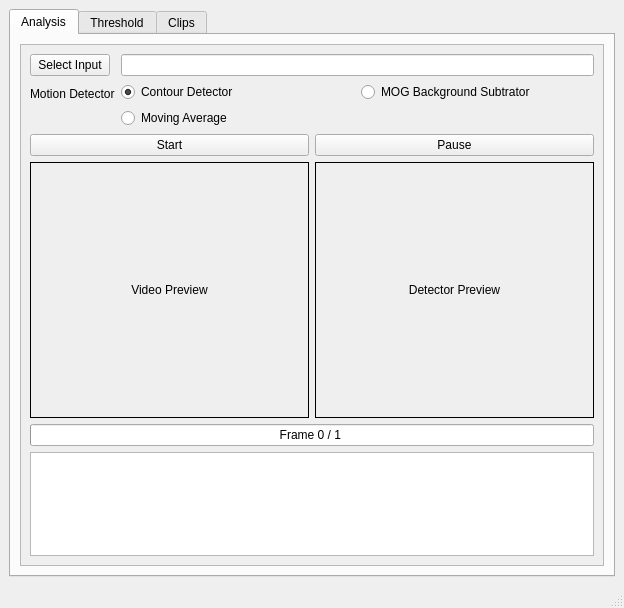
<?xml version="1.0" encoding="UTF-8"?>
<ui version="4.0">
 <class>Main</class>
 <widget class="QMainWindow" name="Main">
  <property name="geometry">
   <rect>
    <x>0</x>
    <y>0</y>
    <width>624</width>
    <height>608</height>
   </rect>
  </property>
  <property name="windowTitle">
   <string>MainWindow</string>
  </property>
  <widget class="QWidget" name="centralwidget">
   <layout class="QGridLayout" name="gridLayout">
    <item row="0" column="0">
     <widget class="QTabWidget" name="tabs">
      <property name="currentIndex">
       <number>0</number>
      </property>
      <widget class="QWidget" name="tab_analysis">
       <attribute name="title">
        <string>Analysis</string>
       </attribute>
       <layout class="QGridLayout" name="gridLayout_2">
        <item row="0" column="0">
         <widget class="QScrollArea" name="scrollArea">
          <property name="widgetResizable">
           <bool>true</bool>
          </property>
          <widget class="QWidget" name="scrollAreaWidgetContents_2">
           <property name="geometry">
            <rect>
             <x>0</x>
             <y>0</y>
             <width>582</width>
             <height>499</height>
            </rect>
           </property>
           <layout class="QVBoxLayout" name="verticalLayout_3">
            <item>
             <layout class="QFormLayout" name="formLayout_3">
              <item row="0" column="0">
               <widget class="QPushButton" name="btn_infile">
                <property name="acceptDrops">
                 <bool>false</bool>
                </property>
                <property name="text">
                 <string>Select Input</string>
                </property>
               </widget>
              </item>
              <item row="0" column="1">
               <widget class="QLineEdit" name="le_infile"/>
              </item>
              <item row="1" column="0">
               <widget class="QLabel" name="label_5">
                <property name="text">
                 <string>Motion Detector</string>
                </property>
               </widget>
              </item>
              <item row="1" column="1">
               <layout class="QGridLayout" name="gridLayout_4">
                <item row="0" column="0">
                 <widget class="QRadioButton" name="rb_contours">
                  <property name="text">
                   <string>Contour Detector</string>
                  </property>
                  <property name="checked">
                   <bool>true</bool>
                  </property>
                 </widget>
                </item>
                <item row="1" column="0">
                 <widget class="QRadioButton" name="rb_ewma">
                  <property name="text">
                   <string>Moving Average</string>
                  </property>
                 </widget>
                </item>
                <item row="0" column="1">
                 <widget class="QRadioButton" name="rb_bgsub">
                  <property name="text">
                   <string>MOG Background Subtrator</string>
                  </property>
                 </widget>
                </item>
               </layout>
              </item>
             </layout>
            </item>
            <item>
             <layout class="QHBoxLayout" name="horizontalLayout_3">
              <item>
               <widget class="QPushButton" name="btn_start">
                <property name="text">
                 <string>Start</string>
                </property>
               </widget>
              </item>
              <item>
               <widget class="QPushButton" name="btn_pause">
                <property name="text">
                 <string>Pause</string>
                </property>
               </widget>
              </item>
             </layout>
            </item>
            <item>
             <layout class="QHBoxLayout" name="horizontalLayout_4">
              <item>
               <widget class="QLabel" name="label_3">
                <property name="minimumSize">
                 <size>
                  <width>256</width>
                  <height>256</height>
                 </size>
                </property>
                <property name="frameShape">
                 <enum>QFrame::Box</enum>
                </property>
                <property name="midLineWidth">
                 <number>3</number>
                </property>
                <property name="text">
                 <string>Video Preview</string>
                </property>
                <property name="scaledContents">
                 <bool>false</bool>
                </property>
                <property name="alignment">
                 <set>Qt::AlignCenter</set>
                </property>
                <property name="textInteractionFlags">
                 <set>Qt::NoTextInteraction</set>
                </property>
               </widget>
              </item>
              <item>
               <widget class="QLabel" name="label_4">
                <property name="minimumSize">
                 <size>
                  <width>256</width>
                  <height>256</height>
                 </size>
                </property>
                <property name="frameShape">
                 <enum>QFrame::Box</enum>
                </property>
                <property name="midLineWidth">
                 <number>3</number>
                </property>
                <property name="text">
                 <string>Detector Preview</string>
                </property>
                <property name="alignment">
                 <set>Qt::AlignCenter</set>
                </property>
               </widget>
              </item>
             </layout>
            </item>
            <item>
             <widget class="QProgressBar" name="progressBar_2">
              <property name="maximum">
               <number>1</number>
              </property>
              <property name="value">
               <number>0</number>
              </property>
              <property name="format">
               <string>Frame %v / %m </string>
              </property>
             </widget>
            </item>
            <item>
             <widget class="QTextEdit" name="te_log"/>
            </item>
           </layout>
          </widget>
         </widget>
        </item>
       </layout>
      </widget>
      <widget class="QWidget" name="tab_thresh">
       <attribute name="title">
        <string>Threshold</string>
       </attribute>
       <widget class="QTreeView" name="treeView">
        <property name="geometry">
         <rect>
          <x>140</x>
          <y>110</y>
          <width>256</width>
          <height>192</height>
         </rect>
        </property>
       </widget>
      </widget>
      <widget class="QWidget" name="tab_clips">
       <attribute name="title">
        <string>Clips</string>
       </attribute>
       <layout class="QGridLayout" name="gridLayout_5">
        <item row="0" column="0">
         <widget class="QScrollArea" name="scrollArea_2">
          <property name="widgetResizable">
           <bool>true</bool>
          </property>
          <widget class="QWidget" name="scrollAreaWidgetContents_3">
           <property name="geometry">
            <rect>
             <x>0</x>
             <y>0</y>
             <width>582</width>
             <height>499</height>
            </rect>
           </property>
           <layout class="QGridLayout" name="gridLayout_6"/>
          </widget>
         </widget>
        </item>
       </layout>
      </widget>
     </widget>
    </item>
   </layout>
  </widget>
  <widget class="QMenuBar" name="menubar">
   <property name="geometry">
    <rect>
     <x>0</x>
     <y>0</y>
     <width>624</width>
     <height>20</height>
    </rect>
   </property>
  </widget>
  <widget class="QStatusBar" name="statusbar"/>
 </widget>
 <resources/>
 <connections/>
</ui>
